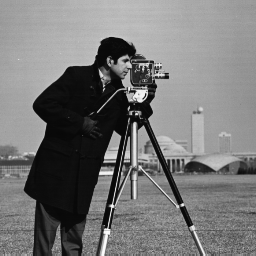
#> input picture SIP/ass1/Images/cameraman.tif, 256 x 256 px
$ python clipping.py
#> lines starting #> are read from the running program, lines starting #| are printed output that depends on the picture; pictures that were not available may be replaced by others from this repository, and a replacement may not be noted
import numpy as np
import matplotlib.pyplot as plt
from skimage.transform import resize
from skimage.io import imread
im1 = imread("Images/cameraman.tif")
#> im1 is the input picture: shape (256, 256); min 7, max 253, mean 118.7
im2 = imread("Images/cell.tif")
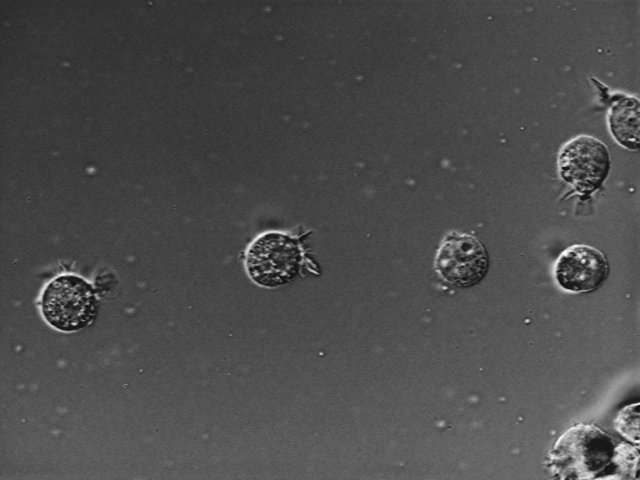
#> input picture SIP/ass1/Images/AT3_1m4_01.tif, 640 x 480 px, given in place of cell.tif, which was not available
#> im2 is the input picture: shape (480, 640); min 15, max 254, mean 76.6
im1 = resize(im1, im2.shape)
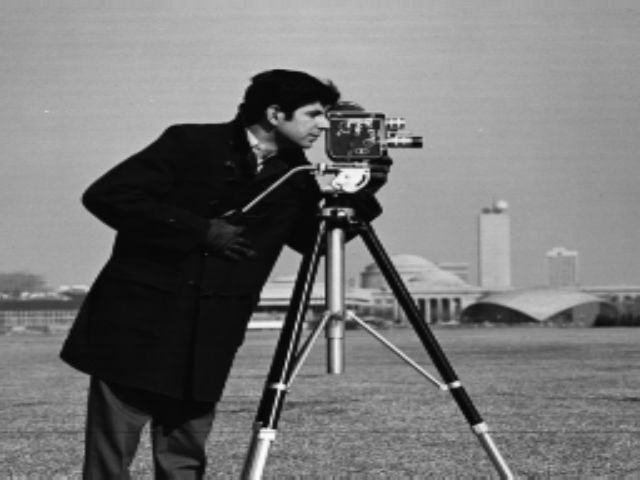
#> im1: shape (480, 640) float64; min 0.0276, max 0.986, mean 0.466
im1 = np.round(im1 * 255).astype(int)
result_plus  = np.clip(im1.astype('uint16') + im2, 0, 255).astype('uint8')
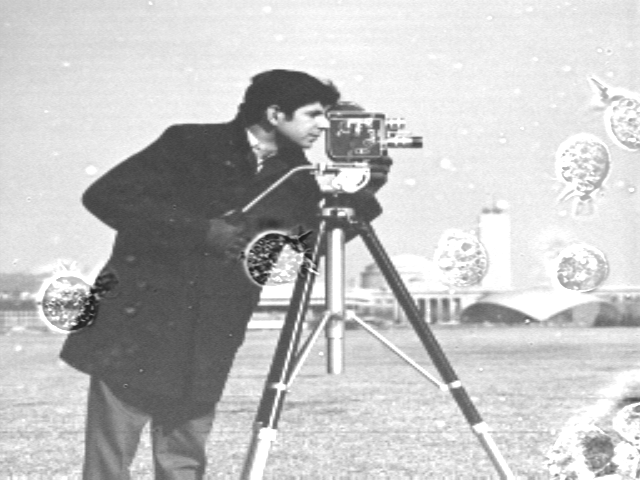
#> result_plus: shape (480, 640); min 25, max 255, mean 193.7
result_minus1 =  np.clip(im1.astype('uint16') - im2, 0, 255).astype('uint8')
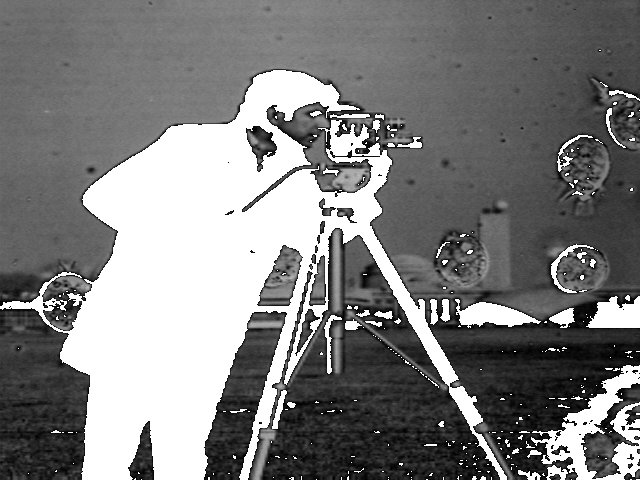
#> result_minus1: shape (480, 640); min 0, max 255, mean 126.3
result_minus2 =  np.clip(im2.astype('uint16') - im1, 0, 255).astype('uint8')
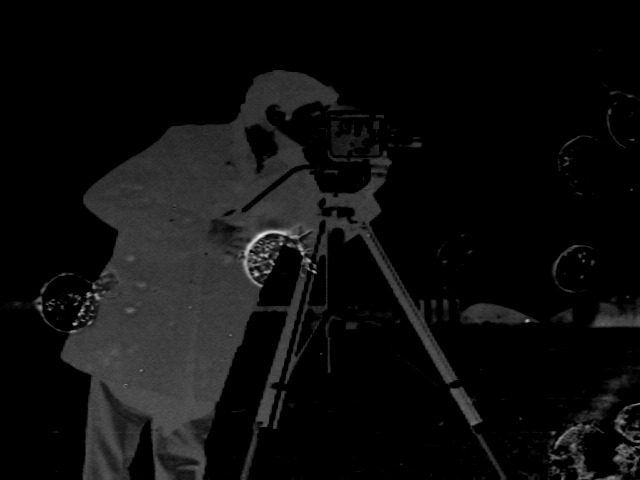
#> result_minus2: shape (480, 640); min 0, max 232, mean 13.9

print(im1)
#> (printed output is left out)
print(im2)
#> (printed output is left out)
plt.imshow(result_plus, cmap = "gray")
plt.imshow(result_minus1, cmap = "gray")
plt.imshow(result_minus2, cmap = "gray")
plt.show()
